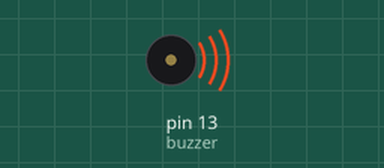
The sketch below on a simulated Arduino Uno, built with avr-gcc and run on an emulated ATmega328P. Shown: buzzer (waves = sounding).

Above: at 0.1 s.
Timing chart, 0 to 40.0 s (numbered marks = the images above):
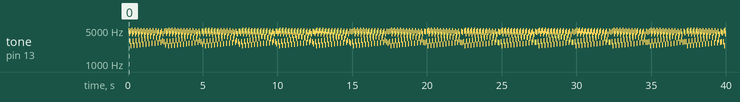

Measured:
- by itself, tone on pin 13 (buzzer): plays 4883 Hz for 0.04 s, 4255 Hz for 0.04 s, 2904 Hz for 0.04 s, 4682 Hz for 0.04 s, 2393 Hz for 0.04 s, 4925 Hz for 0.04 s … (935 notes in this stretch)

The sketch:

alarm_sound.ino
```cpp
//Example Code for KY-006

int buzzer = 13 ;// setting controls the digital IO foot buzzer

void setup ()
{
  pinMode (buzzer, OUTPUT) ;// set the digital IO pin mode, OUTPUT out of Wen
}
void loop ()
{
  unsigned char i, j ;// define variables
  while (1)
  {
    for (i = 0; i <8000; i++) // Wen a frequency sound
    {
      digitalWrite (buzzer, HIGH) ;// send voice
      delayMicroseconds (i) ;// Delay 1ms
      digitalWrite (buzzer, LOW) ;// do not send voice
      delayMicroseconds (i) ;// delay ms
    }
    for (i = 8000; i >0; i--) // Wen Qie out another frequency sound
    {
      digitalWrite (buzzer, HIGH) ;// send voice
      delayMicroseconds (i) ;// delay 2ms
      digitalWrite (buzzer, LOW) ;// do not send voice
      delayMicroseconds (i) ;// delay 2ms
    }
  }
}
```
